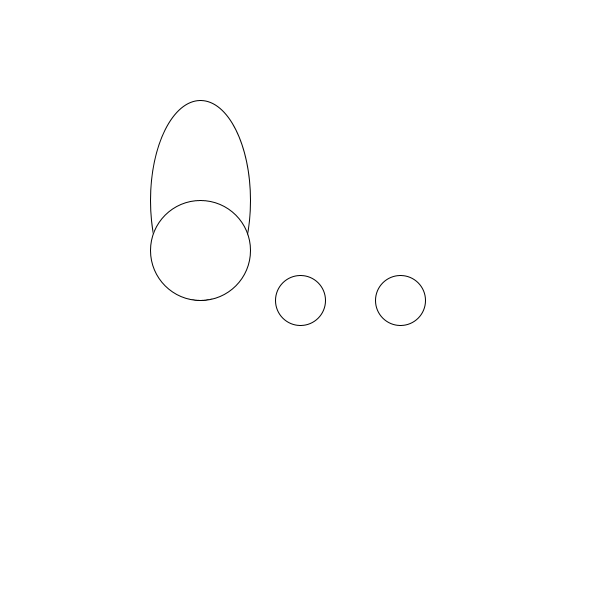
Frame 1 (no input)
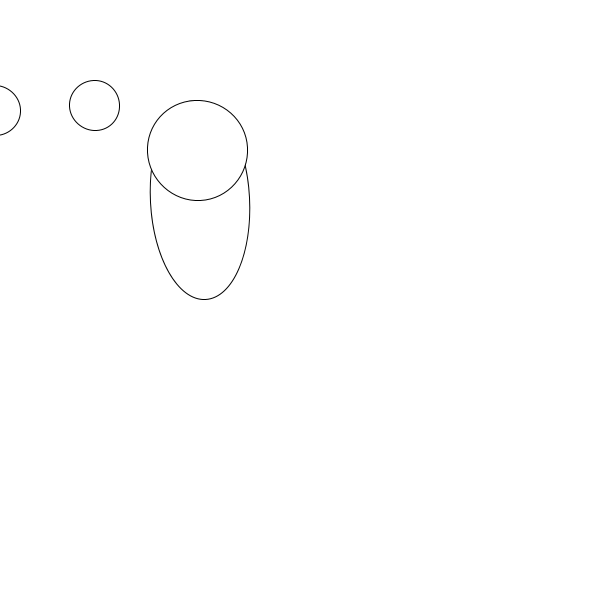
Frame 60 (the mouse pressed at the canvas centre just before this capture)
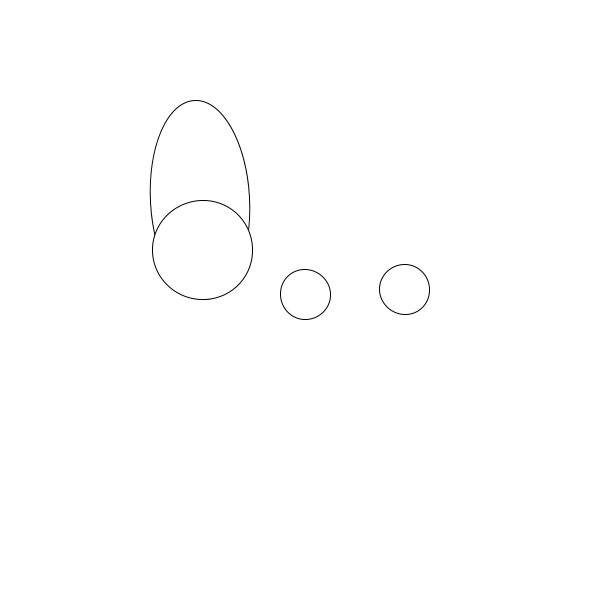
Frame 120 (the mouse held since frame 60 and released just before this capture)

The Processing sketch that drew these frames (run headless with seeded random() and noise(); from frame 60 on, the mouse is pressed at the canvas centre):

// Processing sketch: giro
// ── giro.pde
//Giro
float posX = 200;
float posY = 200;
float angulo = 0;
void setup() {
  size(600, 600);
  rectMode(CENTER);
}

void draw() {
  background(255);

  pushMatrix();
  translate(posX, posY);
  rotate(radians(angulo));
  ellipse(0, 0, 100, 200);
  ellipse(100, 100, 50, 50);
  ellipse(200, 100, 50, 50);
  ellipse(0, 50, 100, 100);
  popMatrix();
  angulo+=3;
}
